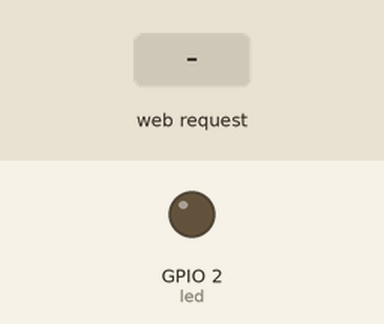
Bench run of a sketch on a simulated ESP8266 (NodeMCU). Shown: output pins drawn as LEDs (lit = HIGH). The test bench sets the inputs (shaded band). WiFi joins after 1.5 s; servers stay silent unless stated; what the sketch prints to the serial monitor is not drawn.

Above: at 2.7 s.
2.8 s: HTTP request GET /LEDON received
At 3.1 s:
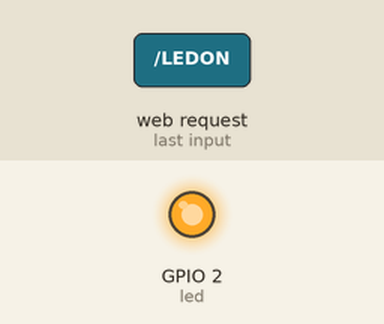
4.3 s: HTTP request GET /LEDOFF received
At 5.4 s:
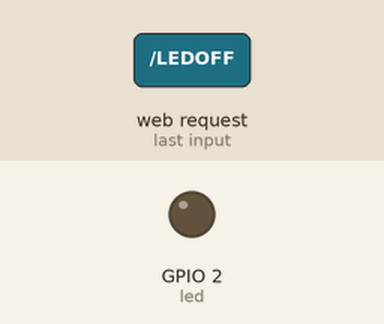
Timing chart, 0 to 7.3 s (numbered marks = the images above; inputs shaded):
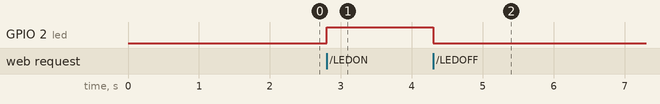

Measured:
- after the input at 2.8 s, GPIO 2 (led): LOW → HIGH at once
- after the input at 4.3 s, GPIO 2 (led): HIGH → LOW at once

The sketch:

led_on_off.ino
```cpp
#include <ESP8266WiFi.h>
#include <WiFiClient.h>
#include <ESP8266WebServer.h>
#include <ESP8266mDNS.h>

const char* ssid = "POOJA";
const char* password = "60276711";

ESP8266WebServer server(80);

const int led = 2;

void handleRoot()
{
   server.send(200, "text/plain", "hello from esp8266!");
}

void handleLEDON()
{
   digitalWrite(led, 1);
   server.send(200, "text/plain", "LED is ON!");
}

void handleLEDOFF()
{
   digitalWrite(led, 0);
   server.send(200, "text/plain", "LED is OFF!");
}

void handleNotFound(){
     digitalWrite(led, 1);
     String message = "File Not Found\n\n";
     message += "URI: ";
     message += server.uri();
     message += "\nMethod: ";
     message += (server.method() == HTTP_GET)?"GET":"POST";
     message += "\nArguments: ";
     message += server.args();
     message += "\n";
     for (uint8_t i=0; i<server.args(); i++){
          message += " " + server.argName(i) + ": " + server.arg(i) + "\n";
     }
     server.send(404, "text/plain", message);
     digitalWrite(led, 0);
}

void setup(void)
{
   pinMode(led, OUTPUT);
   digitalWrite(led, 0);
   Serial.begin(115200);
   WiFi.begin(ssid, password);
   Serial.println("");

   // Wait for connection
   while (WiFi.status() != WL_CONNECTED)
     {
        delay(500);
        Serial.print(".");
     }
   Serial.println("");
   Serial.print("Connected to ");
   Serial.println(ssid);
   Serial.print("IP address: ");
   Serial.println(WiFi.localIP());

   if (MDNS.begin("esp8266"))
     {
        Serial.println("MDNS responder started");
     }

   server.on("/", handleRoot);
   server.on("/LEDOFF", handleLEDOFF);
   server.on("/LEDON", handleLEDON);

   server.on("/inline", [](){
             server.send(200, "text/plain", "this works as well");
             });

   server.onNotFound(handleNotFound);

   server.begin();
   Serial.println("HTTP server started");
}

void loop(void)
{
   server.handleClient();
}
```
